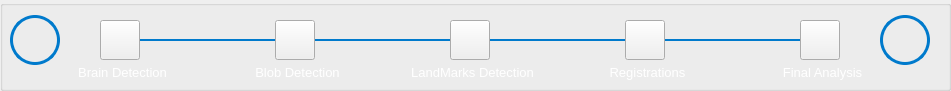
   <widget class="QGroupBox" name="menu">
    <property name="geometry">
     <rect>
      <x>220</x>
      <y>0</y>
      <width>951</width>
      <height>91</height>
     </rect>
    </property>
    <property name="title">
     <string/>
    </property>
    <property name="flat">
     <bool>true</bool>
    </property>
    <property name="checkable">
     <bool>false</bool>
    </property>
    <widget class="QPushButton" name="btnAnalysis">
     <property name="geometry">
      <rect>
       <x>800</x>
       <y>20</y>
       <width>40</width>
       <height>40</height>
      </rect>
     </property>
     <property name="styleSheet">
      <string notr="true">#pushButton{
border:3px solid #ff0000;
border-radius:25px;
}
#pushButton:hover{
border:1px solid #00ff00;
border-radius:15px;
}
#pushButton:pressed{
border:10px solid #00fff0;
border-radius:15px;
}</string>
     </property>
     <property name="text">
      <string/>
     </property>
     <property name="icon">
      <iconset resource="resource.qrc">
       <normaloff>:/newPrefix/Icons/wait.svg</normaloff>:/newPrefix/Icons/wait.svg</iconset>
     </property>
    </widget>
    <widget class="QPushButton" name="btnLandmarks">
     <property name="geometry">
      <rect>
       <x>450</x>
       <y>20</y>
       <width>40</width>
       <height>40</height>
      </rect>
     </property>
     <property name="styleSheet">
      <string notr="true">#pushButton{
border:3px solid #ff0000;
border-radius:25px;
}
#pushButton:hover{
border:1px solid #00ff00;
border-radius:15px;
}
#pushButton:pressed{
border:10px solid #00fff0;
border-radius:15px;
}</string>
     </property>
     <property name="text">
      <string/>
     </property>
     <property name="icon">
      <iconset resource="resource.qrc">
       <normaloff>:/newPrefix/Icons/wait.svg</normaloff>:/newPrefix/Icons/wait.svg</iconset>
     </property>
    </widget>
    <widget class="QPushButton" name="btnBrainDetection">
     <property name="geometry">
      <rect>
       <x>100</x>
       <y>20</y>
       <width>40</width>
       <height>40</height>
      </rect>
     </property>
     <property name="styleSheet">
      <string notr="true"/>
     </property>
     <property name="text">
      <string/>
     </property>
     <property name="icon">
      <iconset resource="resource.qrc">
       <normaloff>:/newPrefix/Icons/progress-blue.svg</normaloff>:/newPrefix/Icons/progress-blue.svg</iconset>
     </property>
    </widget>
    <widget class="QPushButton" name="btnBlobDetection">
     <property name="geometry">
      <rect>
       <x>275</x>
       <y>20</y>
       <width>40</width>
       <height>40</height>
      </rect>
     </property>
     <property name="styleSheet">
      <string notr="true">#pushButton{
border:3px solid #ff0000;
border-radius:25px;
}
#pushButton:hover{
border:1px solid #00ff00;
border-radius:15px;
}
#pushButton:pressed{
border:10px solid #00fff0;
border-radius:15px;
}</string>
     </property>
     <property name="text">
      <string/>
     </property>
     <property name="icon">
      <iconset resource="resource.qrc">
       <normaloff>:/newPrefix/Icons/wait.svg</normaloff>:/newPrefix/Icons/wait.svg</iconset>
     </property>
    </widget>
    <widget class="QLabel" name="label_4">
     <property name="geometry">
      <rect>
       <x>410</x>
       <y>60</y>
       <width>125</width>
       <height>25</height>
      </rect>
     </property>
     <property name="text">
      <string>&lt;html&gt;&lt;head/&gt;&lt;body&gt;&lt;p align=&quot;center&quot;&gt;&lt;span style=&quot; font-size:10pt; color:#ffffff;&quot;&gt;LandMarks Detection&lt;/span&gt;&lt;/p&gt;&lt;/body&gt;&lt;/html&gt;</string>
     </property>
    </widget>
    <widget class="QLabel" name="label_6">
     <property name="geometry">
      <rect>
       <x>760</x>
       <y>60</y>
       <width>125</width>
       <height>25</height>
      </rect>
     </property>
     <property name="text">
      <string>&lt;html&gt;&lt;head/&gt;&lt;body&gt;&lt;p align=&quot;center&quot;&gt;&lt;span style=&quot; font-size:10pt; color:#ffffff;&quot;&gt;Final Analysis&lt;/span&gt;&lt;/p&gt;&lt;/body&gt;&lt;/html&gt;</string>
     </property>
    </widget>
    <widget class="QLabel" name="label_5">
     <property name="geometry">
      <rect>
       <x>585</x>
       <y>60</y>
       <width>125</width>
       <height>25</height>
      </rect>
     </property>
     <property name="text">
      <string>&lt;html&gt;&lt;head/&gt;&lt;body&gt;&lt;p align=&quot;center&quot;&gt;&lt;span style=&quot; font-size:10pt; color:#ffffff;&quot;&gt;Registrations&lt;/span&gt;&lt;/p&gt;&lt;/body&gt;&lt;/html&gt;</string>
     </property>
    </widget>
    <widget class="QPushButton" name="btnRegistraion">
     <property name="geometry">
      <rect>
       <x>625</x>
       <y>20</y>
       <width>40</width>
       <height>40</height>
      </rect>
     </property>
     <property name="styleSheet">
      <string notr="true">#pushButton{
border:3px solid #ff0000;
border-radius:25px;
}
#pushButton:hover{
border:1px solid #00ff00;
border-radius:15px;
}
#pushButton:pressed{
border:10px solid #00fff0;
border-radius:15px;
}</string>
     </property>
     <property name="text">
      <string/>
     </property>
     <property name="icon">
      <iconset resource="resource.qrc">
       <normaloff>:/newPrefix/Icons/wait.svg</normaloff>:/newPrefix/Icons/wait.svg</iconset>
     </property>
    </widget>
    <widget class="QPushButton" name="btnPreStep">
     <property name="geometry">
      <rect>
       <x>10</x>
       <y>15</y>
       <width>50</width>
       <height>50</height>
      </rect>
     </property>
     <property name="styleSheet">
      <string notr="true">#btnPreStep{
border:3px solid #007ACC;
border-radius:25px;
}
#btnPreStep:hover{
border:3px solid #00BCD4;
border-radius:25px;
}
#btnPreStep:pressed{
border:3px solid #00fff0;
border-radius:25px;
}</string>
     </property>
     <property name="text">
      <string/>
     </property>
     <property name="icon">
      <iconset resource="resource.qrc">
       <normaloff>:/newPrefix/Icons/back.svg</normaloff>:/newPrefix/Icons/back.svg</iconset>
     </property>
     <property name="iconSize">
      <size>
       <width>40</width>
       <height>40</height>
      </size>
     </property>
    </widget>
    <widget class="QLabel" name="label_3">
     <property name="geometry">
      <rect>
       <x>235</x>
       <y>60</y>
       <width>125</width>
       <height>25</height>
      </rect>
     </property>
     <property name="text">
      <string>&lt;html&gt;&lt;head/&gt;&lt;body&gt;&lt;p align=&quot;center&quot;&gt;&lt;span style=&quot; font-size:10pt; color:#ffffff;&quot;&gt;Blob Detection&lt;/span&gt;&lt;/p&gt;&lt;/body&gt;&lt;/html&gt;</string>
     </property>
    </widget>
    <widget class="QPushButton" name="btnNextStep">
     <property name="geometry">
      <rect>
       <x>880</x>
       <y>15</y>
       <width>50</width>
       <height>50</height>
      </rect>
     </property>
     <property name="styleSheet">
      <string notr="true">#btnNextStep{
border:3px solid #007ACC;
border-radius:25px;
}
#btnNextStep:hover{
border:3px solid #00BCD4;
border-radius:25px;
}
#btnNextStep:pressed{
border:3px solid #00fff0;
border-radius:25px;
}</string>
     </property>
     <property name="text">
      <string/>
     </property>
     <property name="icon">
      <iconset resource="resource.qrc">
       <normaloff>:/newPrefix/Icons/next.svg</normaloff>:/newPrefix/Icons/next.svg</iconset>
     </property>
     <property name="iconSize">
      <size>
       <width>40</width>
       <height>40</height>
      </size>
     </property>
    </widget>
    <widget class="QLabel" name="label_2">
     <property name="geometry">
      <rect>
       <x>60</x>
       <y>60</y>
       <width>125</width>
       <height>25</height>
      </rect>
     </property>
     <property name="text">
      <string>&lt;html&gt;&lt;head/&gt;&lt;body&gt;&lt;p align=&quot;center&quot;&gt;&lt;span style=&quot; font-size:10pt; color:#ffffff;&quot;&gt;Brain Detection&lt;/span&gt;&lt;/p&gt;&lt;/body&gt;&lt;/html&gt;</string>
     </property>
    </widget>
    <widget class="Line" name="l1">
     <property name="geometry">
      <rect>
       <x>140</x>
       <y>32</y>
       <width>141</width>
       <height>16</height>
      </rect>
     </property>
     <property name="styleSheet">
      <string notr="true">#l1{color:#007ACC;}</string>
     </property>
     <property name="frameShadow">
      <enum>QFrame::Plain</enum>
     </property>
     <property name="lineWidth">
      <number>2</number>
     </property>
     <property name="orientation">
      <enum>Qt::Horizontal</enum>
     </property>
    </widget>
    <widget class="Line" name="l2">
     <property name="geometry">
      <rect>
       <x>290</x>
       <y>32</y>
       <width>161</width>
       <height>16</height>
      </rect>
     </property>
     <property name="styleSheet">
      <string notr="true">#l2{color:#007ACC;}</string>
     </property>
     <property name="frameShadow">
      <enum>QFrame::Plain</enum>
     </property>
     <property name="lineWidth">
      <number>2</number>
     </property>
     <property name="orientation">
      <enum>Qt::Horizontal</enum>
     </property>
    </widget>
    <widget class="Line" name="l3">
     <property name="geometry">
      <rect>
       <x>490</x>
       <y>32</y>
       <width>141</width>
       <height>16</height>
      </rect>
     </property>
     <property name="styleSheet">
      <string notr="true">#l3{color:#007ACC;}</string>
     </property>
     <property name="frameShadow">
      <enum>QFrame::Plain</enum>
     </property>
     <property name="lineWidth">
      <number>2</number>
     </property>
     <property name="orientation">
      <enum>Qt::Horizontal</enum>
     </property>
    </widget>
    <widget class="Line" name="l4">
     <property name="geometry">
      <rect>
       <x>660</x>
       <y>32</y>
       <width>141</width>
       <height>16</height>
      </rect>
     </property>
     <property name="styleSheet">
      <string notr="true">#l4{color:#007ACC;}</string>
     </property>
     <property name="frameShadow">
      <enum>QFrame::Plain</enum>
     </property>
     <property name="lineWidth">
      <number>2</number>
     </property>
     <property name="orientation">
      <enum>Qt::Horizontal</enum>
     </property>
    </widget>
    <zorder>l3</zorder>
    <zorder>l4</zorder>
    <zorder>l2</zorder>
    <zorder>l1</zorder>
    <zorder>btnAnalysis</zorder>
    <zorder>btnLandmarks</zorder>
    <zorder>btnBrainDetection</zorder>
    <zorder>btnBlobDetection</zorder>
    <zorder>label_4</zorder>
    <zorder>label_6</zorder>
    <zorder>label_5</zorder>
    <zorder>btnRegistraion</zorder>
    <zorder>btnPreStep</zorder>
    <zorder>label_3</zorder>
    <zorder>btnNextStep</zorder>
    <zorder>label_2</zorder>
   </widget>
